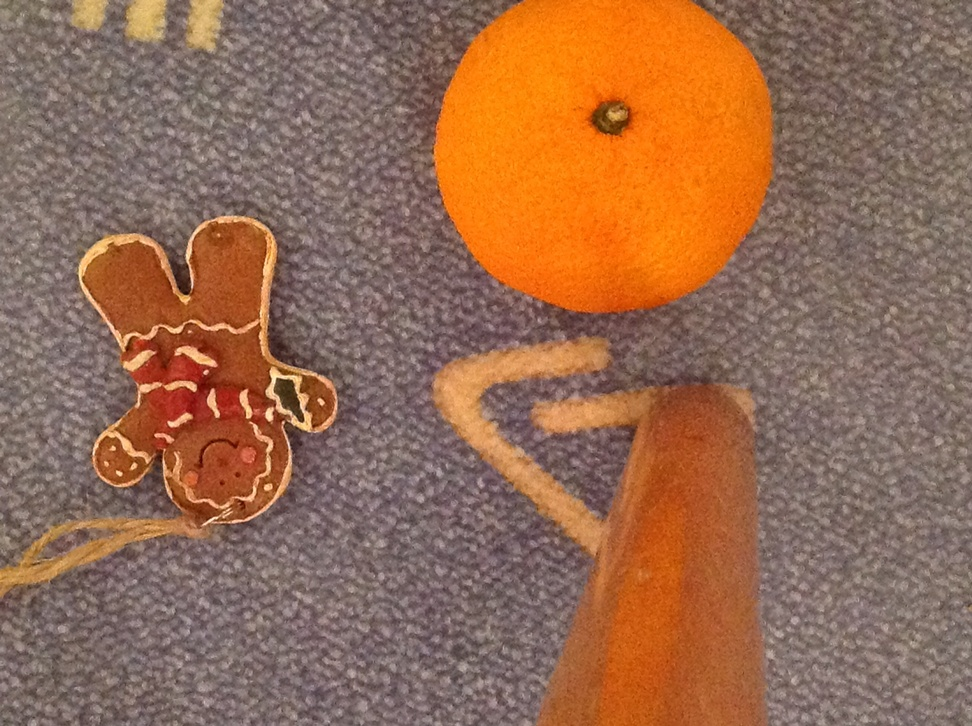
%> input picture 2/GingerBreadMan_first.jpg, 972 x 726 px, shrunk from 2056 x 1536 before the run
$ octave Lab2_2.m   (GNU Octave 9; MATLAB toolbox functions it lacks are replaced by stand-ins)
%> lines starting %> are read from the running program, lines starting %| are printed output that depends on the picture
clear all

RGB1 = imread('GingerBreadMan_first.jpg');
%> RGB1 is the input picture: size 726x972x3 uint8; mean R, G, B 150, 106.9, 81.5
RGB2 = imread('GingerBreadMan_second.jpg');
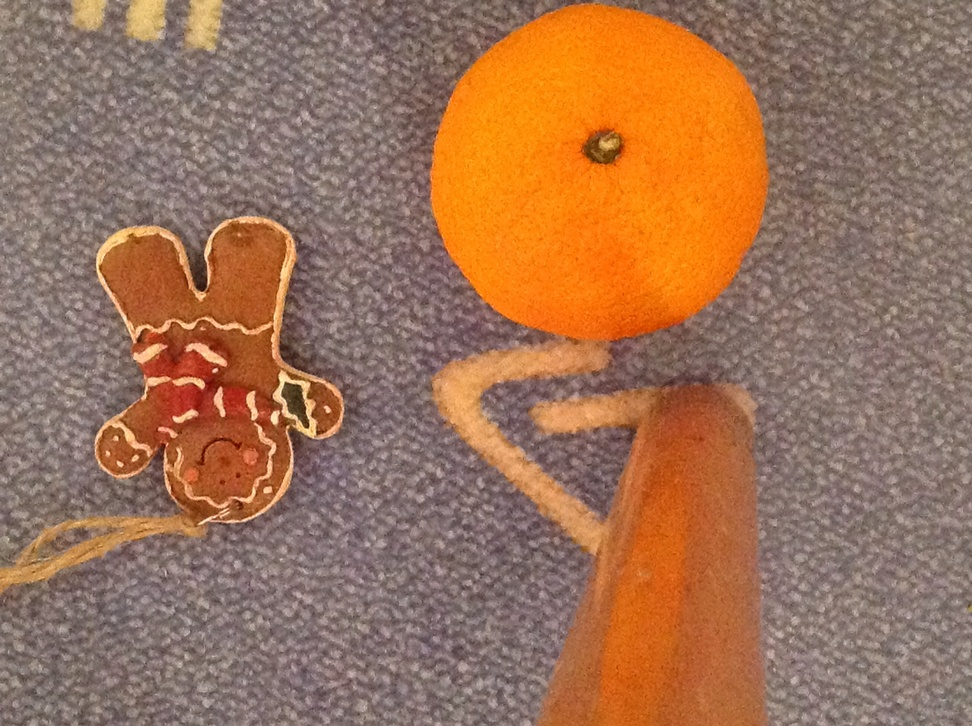
%> input picture 2/GingerBreadMan_second.jpg, 972 x 726 px, shrunk from 2056 x 1536 before the run
%> RGB2 is the input picture: size 726x972x3 uint8; mean R, G, B 157.3, 114.2, 87.2

grey1 = rgb2gray(RGB1);
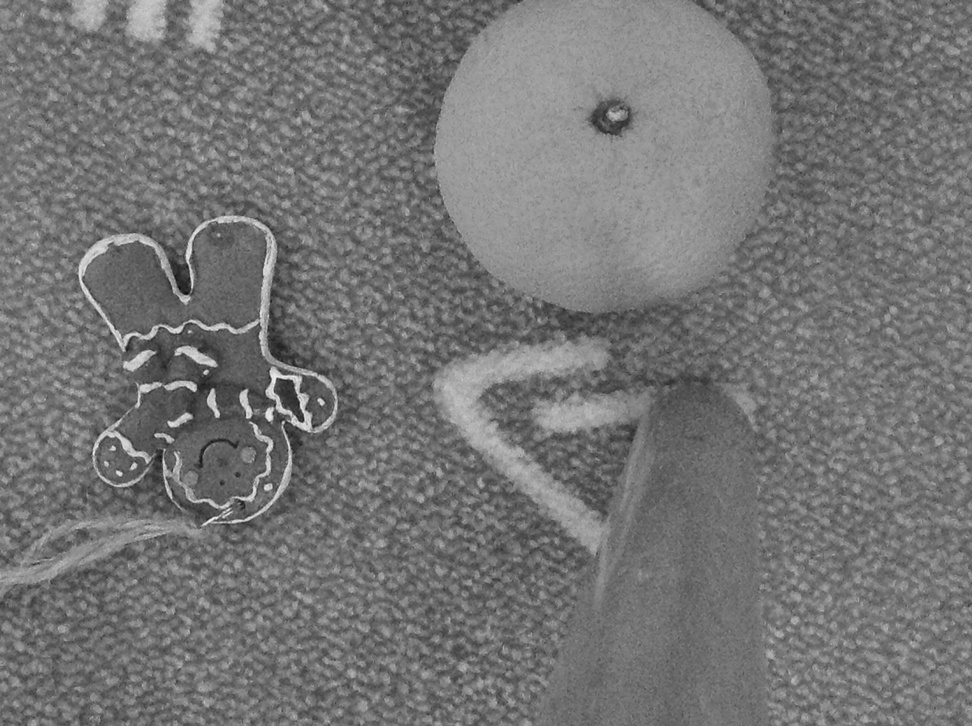
%> grey1: size 726x972 uint8; min 12, max 241, mean 116.9
grey2 = rgb2gray(RGB2);
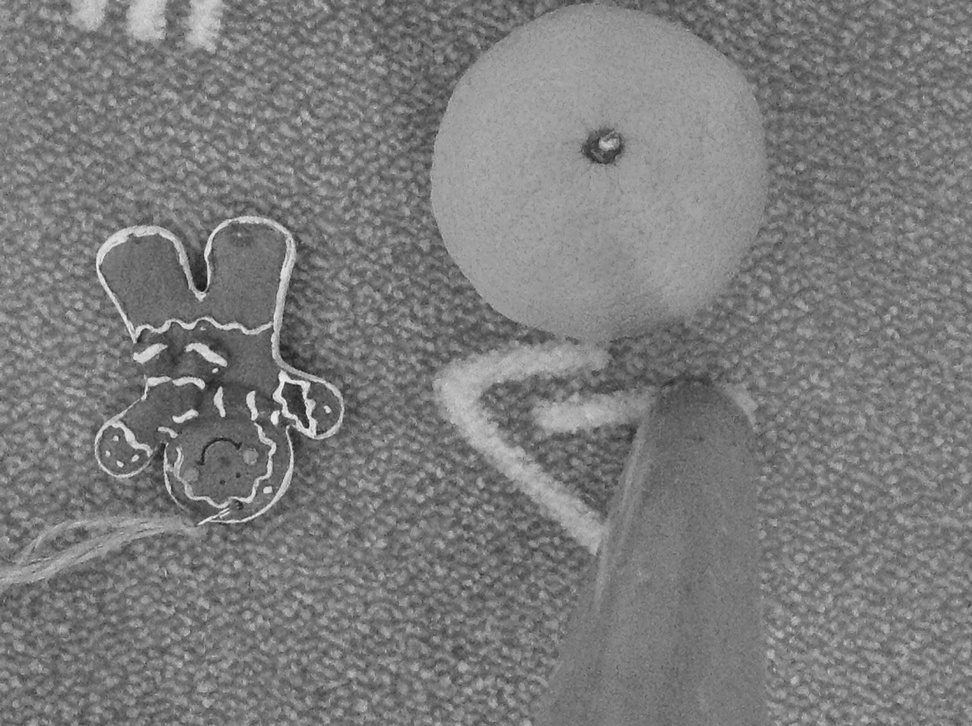
%> grey2: size 726x972 uint8; min 22, max 239, mean 124

max_corners = 300;
C = corner(grey1, max_corners);
%> C = 300 rows, first 12: [278 379; 303 422; 205 374; 284 423; 156 436; 195 392; 248 418; 213 390; 118 472; 320 400; 169 423; 122 475]

imshow(RGB1);
hold on
plot(C(:, 1), C(:, 2), '*b');
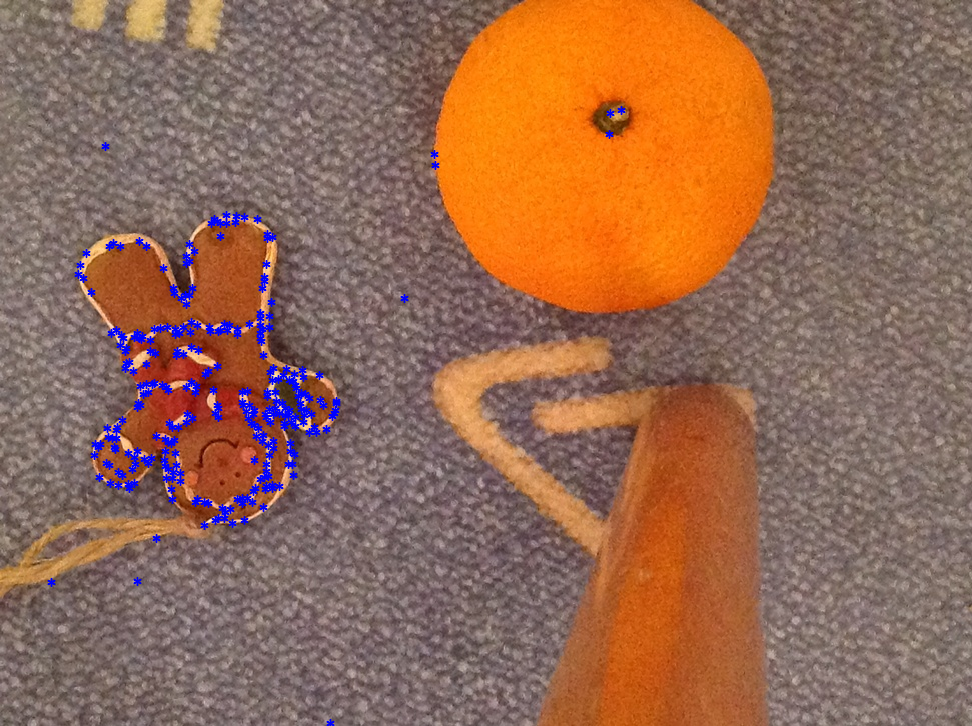
%> figure redrawn from the program's plot data

% Initialize the optical flow with Lucas-Kanade method
%> (the run ends here)
